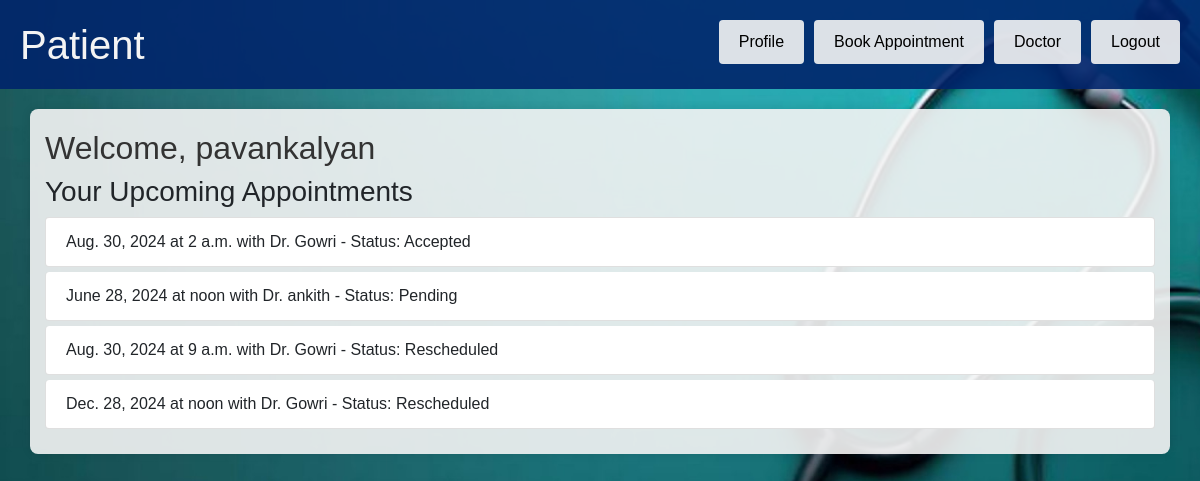
The app's page /patient/dashboard/ (signed in) with its own data.
### app1/models.py (models this page shows, shortened)
class Appointment(models.Model):
    doctor = models.ForeignKey(Doctor, on_delete=models.CASCADE)
    patient = models.ForeignKey(Patient, on_delete=models.CASCADE)
    appointment_date = models.DateField()
    appointment_time = models.TimeField()
    status = models.CharField(max_length=20, choices=[('Pending', 'Pending'), ('Accepted', 'Accepted'), ('Rejected', 'Rejected'),('Rescheduled', 'Rescheduled')], default='Pending')
    is_accepted = models.BooleanField(default=False)  # New field to track acceptance by doctor
    is_rescheduled = models.BooleanField(default=False)
    class Meta:
        unique_together = ('doctor', 'appointment_date', 'appointment_time')

class Doctor(models.Model):
    user = models.OneToOneField(User, on_delete=models.CASCADE)
    specialization = models.CharField(max_length=100)
    experience = models.IntegerField(null=True)

### app1/views.py (the view)
# urls.py: path('patient/dashboard/', views.patient_dashboard, name='patient_dashboard'),
@login_required
def patient_dashboard(request):
    patient = Patient.objects.get(user=request.user)
    appointments = Appointment.objects.filter(patient=patient)
    if request.method == 'POST':
        form = AppointmentForm(request.POST)
        if form.is_valid():
            appointment = form.save(commit=False)
            appointment.patient = patient
            appointment.save()
            return redirect('patient_dashboard')  # Redirect after successfully saving appointment
    else:
        form = AppointmentForm()
    return render(request, 'patient_dashboard.html', {'appointments': appointments, 'form': form})

### app1/templates/patient_dashboard.html (shortened to what this page needs)
{% load static %}
<!DOCTYPE html>
<html lang="en">
<head>
    <link href="https://maxcdn.bootstrapcdn.com/bootstrap/4.5.2/css/bootstrap.min.css" rel="stylesheet">
</head>
<body>
    <header>
        <nav>
            <h1>Patient</h1>
            <ul>
                <li><a href="{% url 'patient_profile' %}">Profile</a></li>
                <li><a href="{% url 'book_appointment' %}">Book Appointment</a></li>
                <li><a href="{% url 'doctors_by_specialization' %}">Doctor</a></li>
                <li><a href="{% url 'logout' %}">Logout</a></li>
            </ul>
        </nav>
    </header>
    <main class="container">
        <h2>Welcome, {{ request.user.username }}</h2>
        <section>
            <h3>Your Upcoming Appointments</h3>
            {% if appointments %}
                <ul class="list-group">
                    {% for appointment in appointments %}
                        <li class="list-group-item">
                            {{ appointment.appointment_date }} at {{ appointment.appointment_time }} with Dr. {{ appointment.doctor.user.username }} - Status: {{ appointment.status }}
                        </li>
                    {% endfor %}
                </ul>
            {% else %}
                <p>No upcoming appointments.</p>
            {% endif %}
        </section>
    </main>
</body>
</html>

### records on screen
Appointment: appointment_date "Aug. 30, 2024", appointment_time "2 a.m.", doctor.user.username "Gowri", status "Accepted"
Appointment: appointment_date "June 28, 2024", appointment_time "noon", doctor.user.username "ankith", status "Pending"
Appointment: appointment_date "Aug. 30, 2024", appointment_time "9 a.m.", doctor.user.username "Gowri", status "Rescheduled"
Appointment: appointment_date "Dec. 28, 2024", appointment_time "noon", doctor.user.username "Gowri", status "Rescheduled"

### other values on screen
{{ request.user.username }} "pavankalyan"
